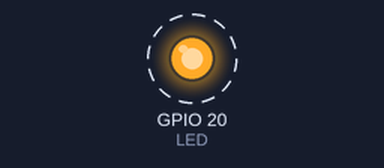
This program was run on a simulated Raspberry Pi (BCM pin numbers). On the bench: output pins drawn as LEDs (lit = HIGH). Dashed ring = blinking.

Above: at 0.5 s.
Timing chart, 0 to 4.6 s (numbered marks = the images above):
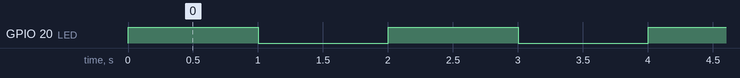

Measured:
- by itself, GPIO 20 (LED): alternates HIGH for 1.0 s and LOW for 1.0 s

The program:

basic_led2.py
```python
from RPi import GPIO
import time

GPIO.setmode(GPIO.BCM)
LED = 20
GPIO.setup(LED, GPIO.OUT, initial=GPIO.LOW)


try:
    while 1:
        GPIO.output(LED, GPIO.HIGH)
        time.sleep(1)
        GPIO.output(LED,GPIO.LOW)
        time.sleep(1)
except KeyboardInterrupt:
    pass

GPIO.cleanup()
```
